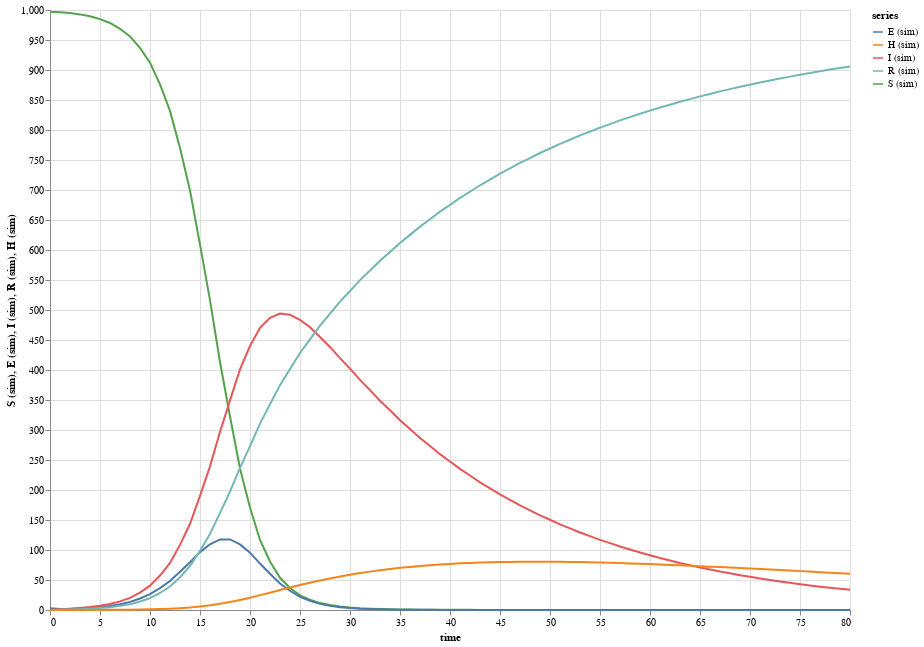

Notebook cell for this chart:
### Markdown cell above
The result of `simulate` gives us an array of timed points, we can use the `value` function to get the values of these points, and the `time` function to get an array of the relevant times (which should be the same as the `times` variable above.  Using these tools we can plot the simulation results:

### Code cell
seirh_sim_S_series = series(value(seirh_sim.S), "S (sim)", {{ style="lines"}})
seirh_sim_E_series = series(value(seirh_sim.E), "E (sim)", {{ style="lines"}})
seirh_sim_I_series = series(value(seirh_sim.I), "I (sim)", {{ style="lines"}})
seirh_sim_R_series = series(value(seirh_sim.R), "R (sim)", {{ style="lines"}})
seirh_sim_H_series = series(value(seirh_sim.H), "H (sim)", {{ style="lines"}})
plot("seirh sim", [seirh_sim_S_series, seirh_sim_E_series, seirh_sim_I_series, seirh_sim_R_series, seirh_sim_H_series], time(seirh_sim), "time")

### Figure 1 — Vega-Lite specification as saved in the notebook (floating-point values rounded to 4 significant figures; data arrays with more than 128 entries replaced by an {"elided": "..."} marker saying what was removed)
{"$schema": "https://vega.github.io/schema/vega-lite/v4.json", "data": {"values": {"elided": "405 records"}}, "description": "", "height": 600, "layer": [{"encoding": {"color": {"field": "series", "type": "nominal"}, "x": {"field": "time", "type": "quantitative"}, "y": {"field": "S (sim)", "type": "quantitative"}}, "mark": "line"}, {"encoding": {"color": {"field": "series", "type": "nominal"}, "x": {"field": "time", "type": "quantitative"}, "y": {"field": "E (sim)", "type": "quantitative"}}, "mark": "line"}, {"encoding": {"color": {"field": "series", "type": "nominal"}, "x": {"field": "time", "type": "quantitative"}, "y": {"field": "I (sim)", "type": "quantitative"}}, "mark": "line"}, {"encoding": {"color": {"field": "series", "type": "nominal"}, "x": {"field": "time", "type": "quantitative"}, "y": {"field": "R (sim)", "type": "quantitative"}}, "mark": "line"}, {"encoding": {"color": {"field": "series", "type": "nominal"}, "x": {"field": "time", "type": "quantitative"}, "y": {"field": "H (sim)", "type": "quantitative"}}, "mark": "line"}], "width": 800}
